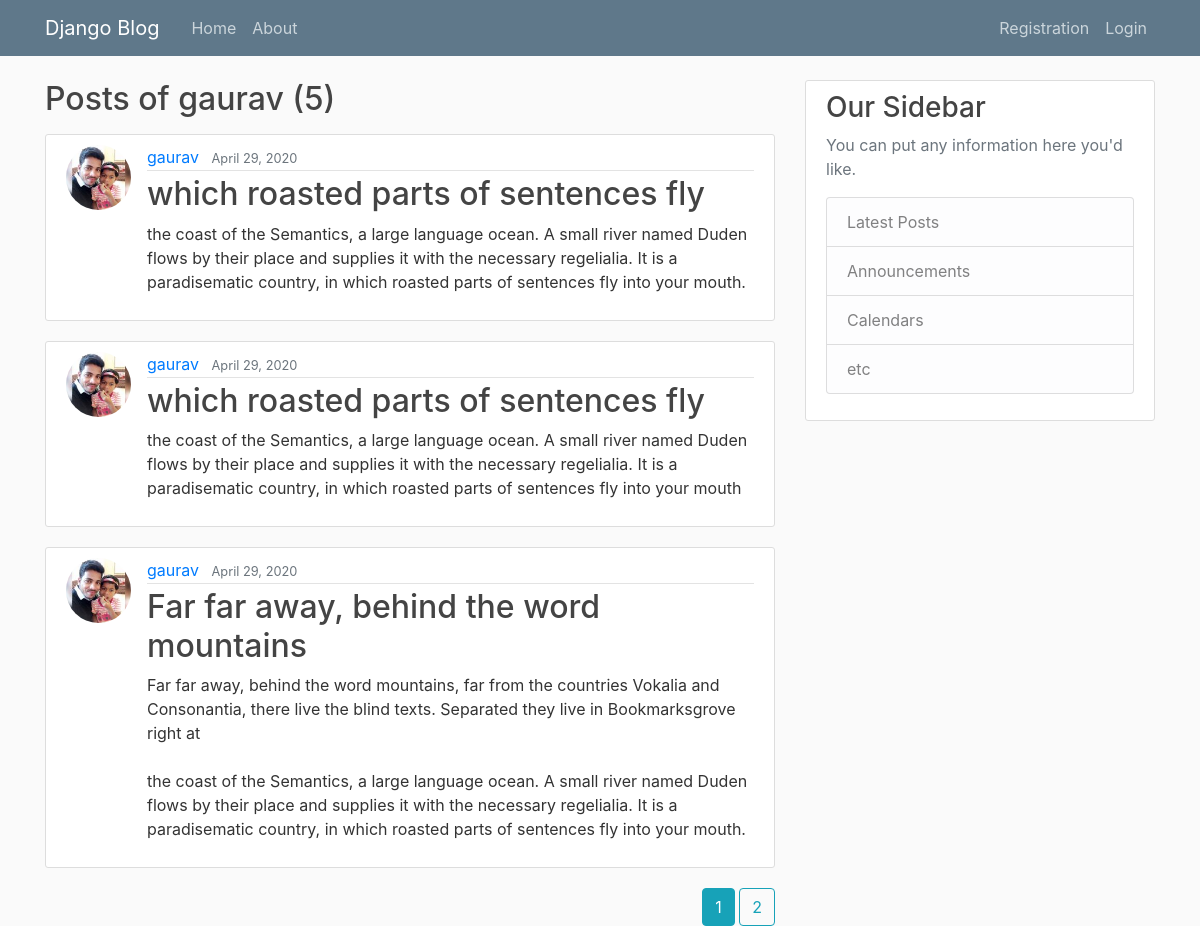
Screenshot of /post/user_post/gaurav with the database file from the repository.
### flaskblog/models.py (models this page shows, shortened)
class User(db.Model, UserMixin):
    id = db.Column(db.Integer, primary_key=True)
    username = db.Column(db.String(20), nullable=False, unique=True)
    email = db.Column(db.String(120), unique=True, nullable=False)
    password = db.Column(db.String(60), nullable=False)
    image_file = db.Column(db.String(60), nullable=False, default="default.png")
    posts = db.relationship('Post', backref="author", lazy=True)

class Post(db.Model):
    id = db.Column(db.Integer, primary_key=True)
    title = db.Column(db.String(60), nullable=False)
    content = db.Column(db.Text, nullable=False)
    date_posted = db.Column(db.DateTime, nullable=False, default=datetime.utcnow)
    user_id = db.Column(db.Integer, db.ForeignKey('user.id'), nullable=False)

### flaskblog/users/routes.py (the view)
@users.route('/post/user_post/<string:username>')
def user_post(username):
    user = User.query.filter_by(username=username).first()
    page = request.args.get('page', 1, type=int)
    posts = Post.query.filter_by(author=user).order_by(Post.date_posted.desc()).paginate(per_page=3, page=page)
    return render_template('user_post.html', posts=posts, user=user)

### flaskblog/templates/user_post.html
{% extends "base.html" %}
{% block content %}
    <h2 class="mb-3"> Posts of {{ user.username }} ({{ posts.total }}) </h2>
    {% for post in posts.items %}
        <article class="media content-section">
            <img class="rounded-circle article-img" alt="" src="{{ url_for('static', filename='profile_img/' + post.author.image_file)}}">
          <div class="media-body">
            <div class="article-metadata">
              <a class="mr-2" href="{{ url_for('users.user_post', username=post.author.username) }}">{{ post.author.username }}</a>
              <small class="text-muted">{{ post.date_posted.strftime('%B %d, %Y') }}</small>
            </div>
            <h2><a class="article-title" href="{{ url_for('post.post', post_id=post.id) }}">{{ post.title }}</a></h2>
            <p class="article-content">{{ post.content }}</p>
          </div>
        </article>
    {% endfor %}
    <div class="float-right">
    {% for page_no  in posts.iter_pages() %}
        {% if page_no %}
            {% if page_no == posts.page %}
                <a class="btn btn-info" href="{{ url_for('users.user_post', page=page_no) }}"> {{ page_no }}</a>
            {% else %}
                <a class="btn btn-outline-info" href="{{ url_for('user.user_post', page=page_no) }}"> {{ page_no }}</a>
            {% endif %}
        {% else %}
            ...
        {% endif %}
    {% endfor %}
    </div>
{% endblock content %}

### flaskblog/static/main.css (style rules this page uses)
body { background: #fafafa; color: #333333; margin-top: 5rem; }
h1, h2, h3, h4, h5, h6 { color: #444444; }
.content-section { background: #ffffff; padding: 10px 20px; border: 1px solid #dddddd; border-radius: 3px; margin-bottom: 20px; }
.article-title { color: #444444; }
.article-content { white-space: pre-line; }
.article-img { height: 65px; width: 65px; margin-right: 16px; }
.article-metadata { padding-bottom: 1px; margin-bottom: 4px; border-bottom: 1px solid #e3e3e3 }

### rows the page displays
User: username "gaurav"
Post: image_file (picture), author.username "gaurav", date_posted "April 29, 2020", title "which roasted parts of sentences fly", content "the coast of the Semantics, a large language ocean. A small river named Duden flows by their place and supplies it with the necessary regelialia. It is a paradisematic country, in which roasted parts of sentences fly into your mouth."
Post: image_file (picture), author.username "gaurav", date_posted "April 29, 2020", title "which roasted parts of sentences fly", content "the coast of the Semantics, a large language ocean. A small river named Duden flows by their place and supplies it with the necessary regelialia. It is a paradisematic country, in which roasted parts of sentences fly into your mouth"
Post: image_file (picture), author.username "gaurav", date_posted "April 29, 2020", title "Far far away, behind the word mountains", content "Far far away, behind the word mountains, far from the countries Vokalia and Consonantia, there live the blind texts. Separated they live in Bookmarksgrove right at the coast of the Semantics, a large language ocean. A small river named Duden flows by their place and supplies it with the necessary regelialia. It is a paradisematic country, in which roasted parts of sentences fly into your mouth."

### other values shown
{{ posts.total }} "5"
{{ page_no }} "1"
{{ page_no }} "2"
